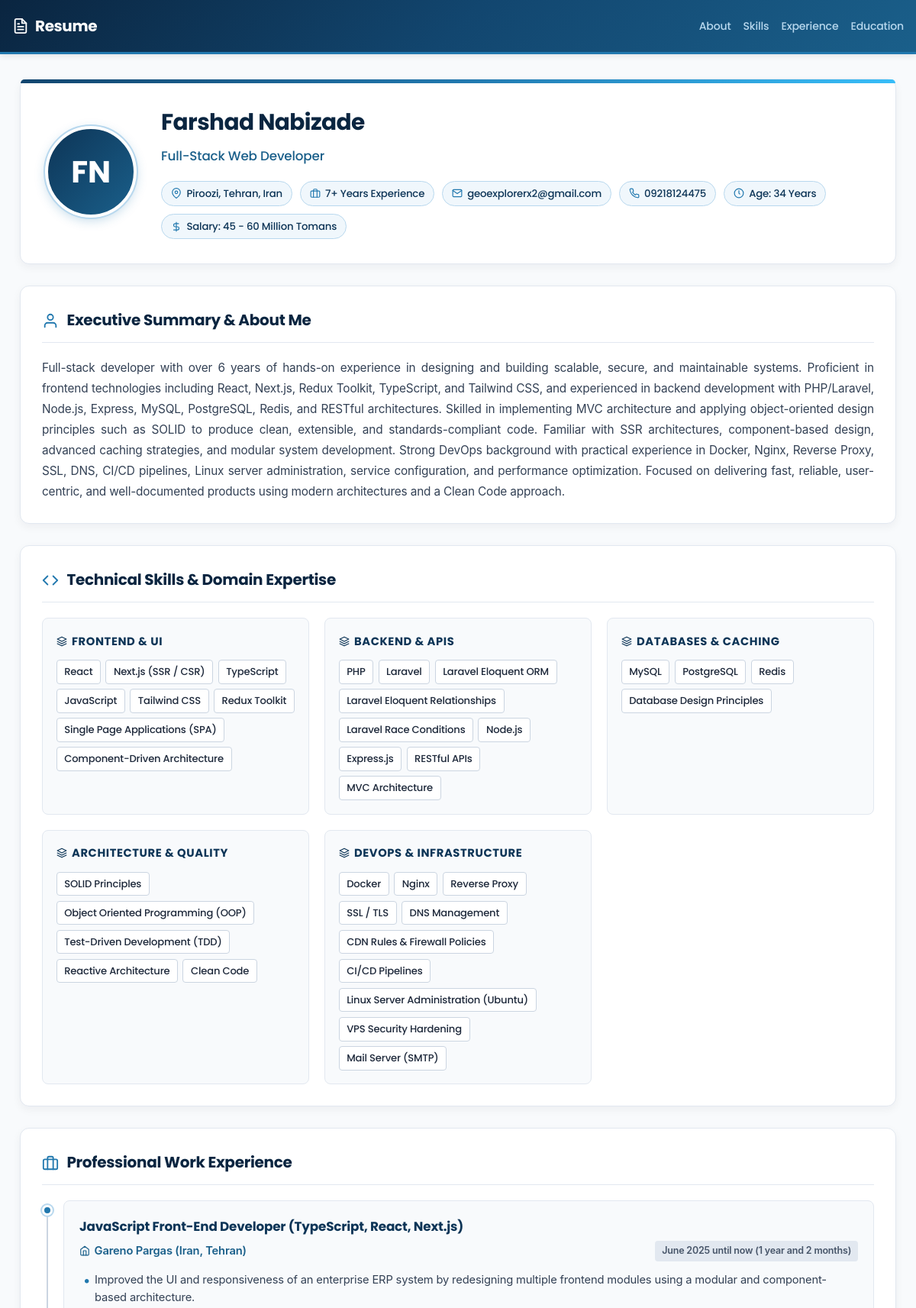
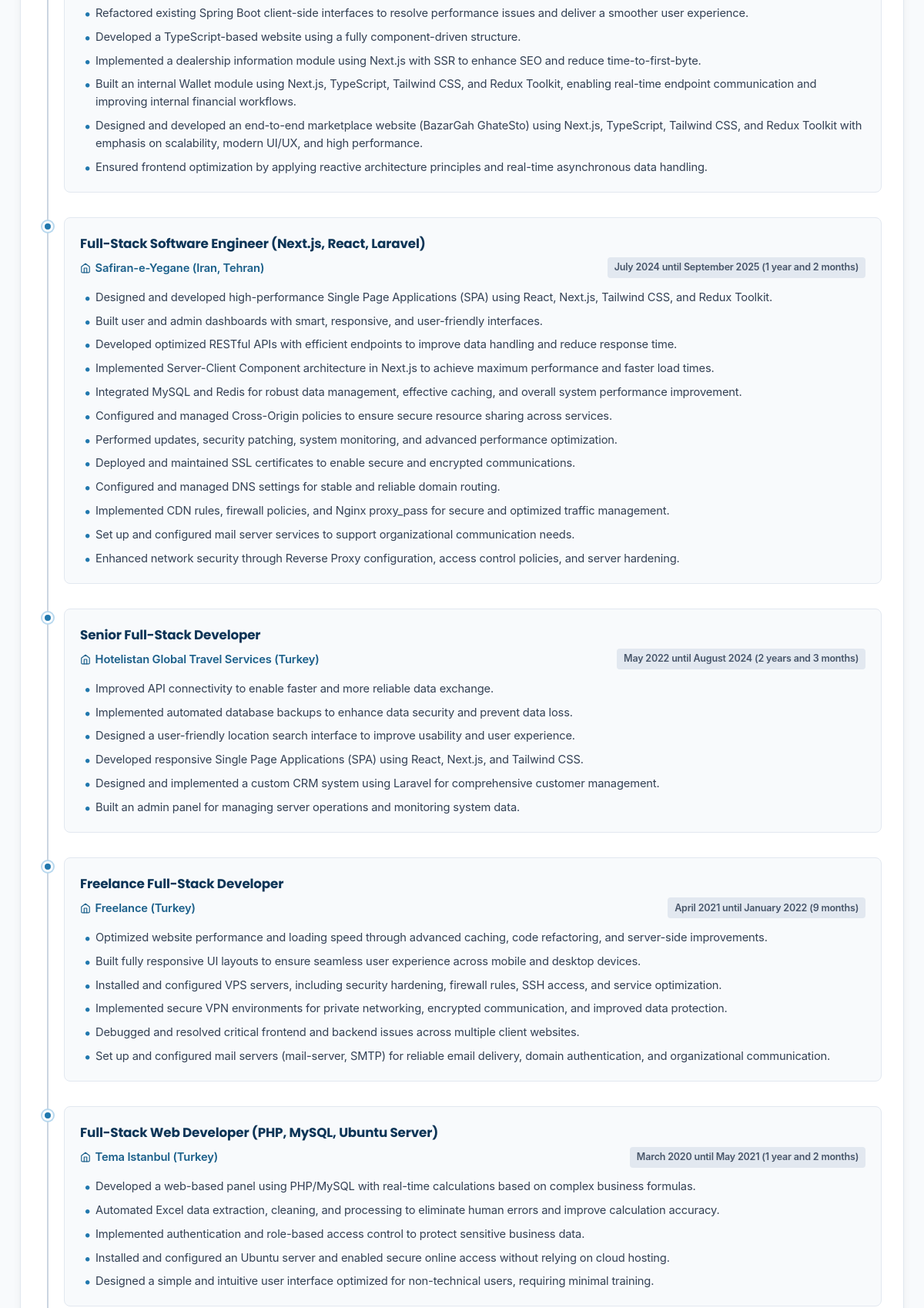
The app's page /profile.php (upper part) with its own data (2 pictures, top to bottom).
### tables this page shows
CREATE TABLE IF NOT EXISTS `profile` (
  `id` int NOT NULL AUTO_INCREMENT,
  `full_name` varchar(150) NOT NULL,
  `headline` varchar(255) NOT NULL,
  `avatar_url` varchar(255) DEFAULT NULL,
  `email` varchar(150) DEFAULT NULL,
  `phone` varchar(50) DEFAULT NULL,
  `location_province` varchar(100) DEFAULT NULL,
  `location_city` varchar(100) DEFAULT NULL,
  `address` varchar(150) DEFAULT NULL,
  `github` varchar(255) DEFAULT NULL,
  `linkedin` varchar(255) DEFAULT NULL,
  `age` int DEFAULT '34',
  `gender` varchar(50) DEFAULT 'Male',
  `marital_status` varchar(50) DEFAULT 'Single',
  `military_status` varchar(100) DEFAULT 'Exempted',
  `work_experience_years` int DEFAULT '7',
  `salary_expectation` varchar(100) DEFAULT '45 - 60 Million Tomans',
  `education_degree` varchar(255) DEFAULT 'Bachelor: Computer Engineering',
  `education_school` varchar(255) DEFAULT 'IAU',
  `education_years` varchar(50) DEFAULT '2016 - 2019',
  `education_gpa` varchar(50) DEFAULT '16.4',
  `about_me` text,
  `skills` json DEFAULT NULL,
  `experiences` json DEFAULT NULL,
  `courses` json DEFAULT NULL,
  `languages` json DEFAULT NULL,
  `software` json DEFAULT NULL,
  `updated_at` timestamp NULL DEFAULT CURRENT_TIMESTAMP ON UPDATE CURRENT_TIMESTAMP,
  PRIMARY KEY (`id`)
);

### profile.php (the view, shortened to what this page needs)
<?php
class Database
{
    private static ?PDO $connection = null;
    public static function getConnection(): ?PDO
    {
        if (self::$connection === null) {
            $host = 'localhost';
            $dbname = 'q_db';
            $username = 'root';
            $password = 'root';
            $dsn = "mysql:host=$host;dbname=$dbname;charset=utf8mb4";
            try {
                self::$connection = new PDO($dsn, $username, $password, [
                    PDO::ATTR_ERRMODE => PDO::ERRMODE_EXCEPTION,
                    PDO::ATTR_DEFAULT_FETCH_MODE => PDO::FETCH_ASSOC,
                    PDO::ATTR_EMULATE_PREPARES => false,
                ]);
            } catch (PDOException $e) {
                self::$connection = null;
            }
        }
        return self::$connection;
    }
}
$db = Database::getConnection();
$profile = null;
if ($db) {
    $stmt = $db->query("SELECT * FROM profile ORDER BY id DESC LIMIT 1");
    $profile = $stmt->fetch();
}
if ($profile) {
    $skills = json_decode($profile['skills'] ?? '{}', true) ?: [];
    $experiences = json_decode($profile['experiences'] ?? '[]', true) ?: [];
} else {
    $skills = [];
    $experiences = [];
    $courses = [];
    $languages = [];
    $software = [];
}
?>
<!DOCTYPE html>
<html lang="en">
<head>
    <link rel="stylesheet" href="assets/fonts.css">
</head>
<body>
<header class="profile-nav-header">
    <div class="profile-nav-container">
        <a href="profile.php" class="brand-link">
            <span>Resume</span>
        </a>
        <ul class="nav-sections-links">
            <li><a href="#about">About</a></li>
            <li><a href="#skills">Skills</a></li>
            <li><a href="#experience">Experience</a></li>
            <li><a href="#education">Education</a></li>
        </ul>
    </div>
</header>
<main class="profile-container">
    <section class="hero-card" id="about">
        <div class="hero-avatar">
            FN
        </div>
        <div class="hero-info">
            <h1><?php echo htmlspecialchars($profile['full_name'] ?? 'Farshad Nabizade'); ?></h1>
            <div class="hero-headline"><?php echo htmlspecialchars($profile['headline'] ?? 'Full-Stack Web Developer'); ?></div>
            <div class="hero-meta-grid">
                <span class="meta-pill">
                    <svg xmlns="http://www.w3.org/2000/svg" width="14" height="14" viewBox="0 0 24 24" fill="none" stroke="currentColor" stroke-width="2" stroke-linecap="round" stroke-linejoin="round"><path d="M21 10c0 7-9 13-9 13s-9-6-9-13a9 9 0 0 1 18 0z"></path><circle cx="12" cy="10" r="3"></circle></svg>
                    <?php echo htmlspecialchars($profile['address'] ?? 'Tehran, Iran'); ?>
                </span>
                <span class="meta-pill">
                    <svg xmlns="http://www.w3.org/2000/svg" width="14" height="14" viewBox="0 0 24 24" fill="none" stroke="currentColor" stroke-width="2" stroke-linecap="round" stroke-linejoin="round"><rect x="2" y="7" width="20" height="14" rx="2" ry="2"></rect><path d="M16 21V5a2 2 0 0 0-2-2h-4a2 2 0 0 0-2 2v16"></path></svg>
                    <?php echo htmlspecialchars($profile['work_experience_years'] ?? 7); ?>+ Years Experience
                </span>
                <a href="mailto:<?php echo htmlspecialchars($profile['email'] ?? 'geoexplorerx2@gmail.com'); ?>" class="meta-pill">
                    <?php echo htmlspecialchars($profile['email'] ?? 'geoexplorerx2@gmail.com'); ?>
                </a>
                <a href="tel:<?php echo htmlspecialchars($profile['phone'] ?? '09218124475'); ?>" class="meta-pill">
                    <?php echo htmlspecialchars($profile['phone'] ?? '09218124475'); ?>
                </a>
                <span class="meta-pill">
                    <svg xmlns="http://www.w3.org/2000/svg" width="14" height="14" viewBox="0 0 24 24" fill="none" stroke="currentColor" stroke-width="2" stroke-linecap="round" stroke-linejoin="round"><circle cx="12" cy="12" r="10"></circle><polyline points="12 6 12 12 14 14"></polyline></svg>
                    Age: <?php echo htmlspecialchars($profile['age'] ?? 34); ?> Years
                </span>
                <span class="meta-pill">
                    <svg xmlns="http://www.w3.org/2000/svg" width="14" height="14" viewBox="0 0 24 24" fill="none" stroke="currentColor" stroke-width="2" stroke-linecap="round" stroke-linejoin="round"><path d="M12 2v20M17 5H9.5a3.5 3.5 0 0 0 0 7h5a3.5 3.5 0 0 1 0 7H6"></path></svg>
                    Salary: <?php echo htmlspecialchars($profile['salary_expectation'] ?? '45 - 60M Tomans'); ?>
                </span>
            </div>
        </div>
    </section>
    <section class="section-card">
        <div class="section-header">
            <div class="section-header-left">
                <svg xmlns="http://www.w3.org/2000/svg" width="22" height="22" viewBox="0 0 24 24" fill="none" stroke="currentColor" stroke-width="2" stroke-linecap="round" stroke-linejoin="round"><path d="M20 21v-2a4 4 0 0 0-4-4H8a4 4 0 0 0-4 4v2"></path><circle cx="12" cy="7" r="4"></circle></svg>
                <h2 class="section-title">Executive Summary &amp; About Me</h2>
            </div>
        </div>
        <p class="about-text">
            <?php echo nl2br(htmlspecialchars($profile['about_me'] ?? '')); ?>
        </p>
    </section>
    <section class="section-card" id="skills">
        <div class="section-header">
            <div class="section-header-left">
                <svg xmlns="http://www.w3.org/2000/svg" width="22" height="22" viewBox="0 0 24 24" fill="none" stroke="currentColor" stroke-width="2" stroke-linecap="round" stroke-linejoin="round"><polyline points="16 18 22 12 16 6"></polyline><polyline points="8 6 2 12 8 18"></polyline></svg>
                <h2 class="section-title">Technical Skills &amp; Domain Expertise</h2>
            </div>
        </div>
        <div class="skills-grid">
            <?php if (is_array($skills)): ?>
                <?php foreach ($skills as $category => $skillList): ?>
                    <div class="skill-group-card">
                        <div class="skill-group-title">
                            <?php echo htmlspecialchars((string)$category); ?>
                        </div>
                        <div class="skill-tags-wrapper">
                            <?php if (is_array($skillList)): ?>
                                <?php foreach ($skillList as $skill): ?>
                                    <span class="skill-tag"><?php echo htmlspecialchars((string)$skill); ?></span>
                                <?php endforeach; ?>
                            <?php endif; ?>
                        </div>
                    </div>
                <?php endforeach; ?>
            <?php endif; ?>
        </div>
    </section>
    <section class="section-card" id="experience">
        <div class="section-header">
            <div class="section-header-left">
                <svg xmlns="http://www.w3.org/2000/svg" width="22" height="22" viewBox="0 0 24 24" fill="none" stroke="currentColor" stroke-width="2" stroke-linecap="round" stroke-linejoin="round"><rect x="2" y="7" width="20" height="14" rx="2" ry="2"></rect><path d="M16 21V5a2 2 0 0 0-2-2h-4a2 2 0 0 0-2 2v16"></path></svg>
                <h2 class="section-title">Professional Work Experience</h2>
            </div>
        </div>
        <div class="timeline">
            <?php if (is_array($experiences)): ?>
                <?php foreach ($experiences as $exp): ?>
                    <div class="timeline-item">
                        <div class="timeline-dot"></div>
                        <div class="timeline-content">
                            <div class="timeline-role"><?php echo htmlspecialchars($exp['role'] ?? 'Developer'); ?></div>
                            <div class="timeline-company">
                                <span class="company-name">
                                    <svg xmlns="http://www.w3.org/2000/svg" width="14" height="14" viewBox="0 0 24 24" fill="none" stroke="currentColor" stroke-width="2" stroke-linecap="round" stroke-linejoin="round"><path d="M3 9l9-7 9 7v11a2 2 0 0 1-2 2H5a2 2 0 0 1-2-2z"></path><polyline points="9 22 9 12 15 12 15 22"></polyline></svg>
                                    <?php echo htmlspecialchars($exp['company'] ?? ''); ?><?php if (!empty($exp['location'])): ?> (<?php echo htmlspecialchars($exp['location']); ?>)<?php endif; ?>
                                </span>
                                <?php if (!empty($exp['period'])): ?>
                                    <span class="period-badge"><?php echo htmlspecialchars($exp['period']); ?></span>
                                <?php endif; ?>
                            </div>
                            <?php if (!empty($exp['responsibilities']) && is_array($exp['responsibilities'])): ?>
                                <ul class="timeline-bullets">
                                    <?php foreach ($exp['responsibilities'] as $resp): ?>
                                        <li><?php echo htmlspecialchars((string)$resp); ?></li>
                                    <?php endforeach; ?>
                                </ul>
                            <?php endif; ?>
                        </div>
                    </div>
                <?php endforeach; ?>
            <?php endif; ?>
        </div>
    </section>
</main>
</body>
</html>

### records on screen
profile: full_name "Farshad Nabizade", headline "Full-Stack Web Developer", address "Piroozi, Tehran, Iran", work_experience_years "7", email "geoexplorerx2@gmail.com", phone "09218124475", age "34", salary_expectation "45 - 60 Million Tomans", about_me "Full-stack developer with over 6 years of hands-on experience in designing and building scalable, secure, and maintainable systems. Proficient in frontend technologies including React, Next.js, Redux Toolkit, TypeScript, and Tailwind CSS, and experienced in backend development with PHP/Laravel, Node.js, Express, MySQL, PostgreSQL, Redis, and RESTful architectures. Skilled in implementing MVC architecture and applying object-oriented design principles such as SOLID to produce clean, extensible, and standards-compliant code. Familiar with SSR architectures, component-based design, advanced caching strategies, and modular system development. Strong DevOps background with practical experience…"

### other values on screen
$category "FRONTEND & UI"
$skill "React"
$skill "Next.js (SSR / CSR)"
$skill "TypeScript"
$skill "JavaScript"
$skill "Tailwind CSS"
$skill "Redux Toolkit"
$skill "Single Page Applications (SPA)"
$skill "Component-Driven Architecture"
$category "BACKEND & APIS"
$skill "PHP"
$skill "Laravel"
$skill "Laravel Eloquent ORM"
$skill "Laravel Eloquent Relationships"
$skill "Laravel Race Conditions"
